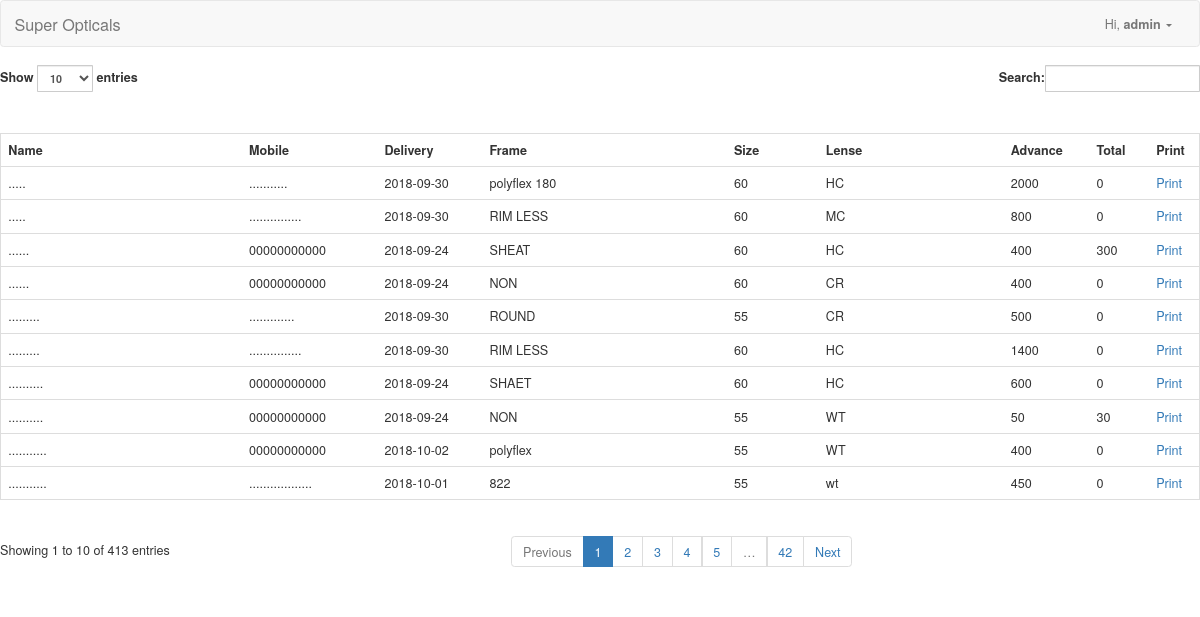
The app's page /public/invoice.php (signed in) with its own data.
### tables this page shows
CREATE TABLE `dep_sale` (
  `id` int(255) NOT NULL,
  `date` date NOT NULL,
  `c_name` varchar(255) NOT NULL,
  `c_mob` varchar(255) NOT NULL,
  `d_date` date NOT NULL,
  `frame` varchar(255) NOT NULL,
  `size` varchar(255) NOT NULL,
  `lense` varchar(255) NOT NULL,
  `descr` varchar(500) NOT NULL,
  `c_refer` varchar(255) NOT NULL,
  `paid` int(255) NOT NULL,
  `remains` int(255) NOT NULL,
  `branch` varchar(255) NOT NULL,
  `type` varchar(255) NOT NULL,
  `dr_sph` varchar(255) NOT NULL,
  `dr_cyl` varchar(255) NOT NULL,
  `dr_axis` varchar(255) NOT NULL,
  `dr_va` varchar(255) NOT NULL,
  `dl_sph` varchar(255) NOT NULL,
  `dl_cyl` varchar(255) NOT NULL,
  `dl_axis` varchar(255) NOT NULL,
  `dl_va` varchar(255) NOT NULL,
  `nr_sph` varchar(255) NOT NULL,
  `nr_cyl` varchar(255) NOT NULL,
  `nr_axis` varchar(255) NOT NULL,
  `nr_va` varchar(255) NOT NULL,
  `nl_sph` varchar(255) NOT NULL,
  `nl_cyl` varchar(255) NOT NULL,
  `nl_axis` varchar(255) NOT NULL,
  `nl_va` varchar(255) NOT NULL
);

### public/invoice.php (the view, shortened to what this page needs)
<?php
require_once '../app/config/config.php';
include('header.php');
?>
<table id="data-table" class="table">
  <thead>
  <tr>
    <th>Name</th>
    <th>Mobile</th>
    <th>Delivery</th>
    <th>Frame</th>
    <th>Size</th>
    <th>Lense</th>
    <th>Advance</th>
    <th>Total</th>
    <th>Print</th>
  </tr>
  </thead>
  <tbody>
  <?php
  $query = "SELECT * FROM `dep_sale` ORDER BY id DESC";
  $result = mysqli_query($link, $query);
   while ($row = mysqli_fetch_array($result)) { ?>
    <tr>
      <td><?php echo $row['c_name']; ?></td>
      <td><?php echo $row['c_mob']; ?></td>
      <td><?php echo $row['d_date']; ?></td>
      <td><?php echo $row['frame']; ?></td>
      <td><?php echo $row['size']; ?></td>
      <td><?php echo $row['lense']; ?></td>
      <td><?php echo $row['paid']; ?></td>
      <td><?php echo $row['remains']; ?></td>
      <td><a href="print_invoice.php?id=<?php echo $row['id']; ?>">Print</a></td>
    </tr>
  <?php } ?>
  </tbody>
</table>
<?php include('footer.php');?>

### public/header.php (shortened to what this page needs)
<!DOCTYPE html>
<html lang="en">
<head>
    <link rel="stylesheet" href="../dist/css/bootstrap.min.css">
    <link rel="stylesheet" href="../dist/css/jquery-ui.css">
    <link rel="stylesheet" href="../dist/css/style.css">
</head>
<body>
  <script type="text/javascript">
    $(document).ready(function() {
    setInterval(timestamp, 1000);
    });
    function timestamp() {
        $.ajax({
            url: 'clock.php',
            success: function(data) {
                $('#timestamp').html(data);
            },
        });
    }
  </script>
  <nav class="navbar navbar-default" role="navigation">
  <div class="container-fluid">
    <div class="navbar-header">
      <a class="navbar-brand" href="welcome.php">Super Opticals</a>
    </div>
    <div class="collapse navbar-collapse" id="bs-example-navbar-collapse-1">
      <ul class="nav navbar-nav navbar-right">
        <li class="dropdown">
          <a href="#" class="dropdown-toggle" data-toggle="dropdown">Hi, <b><?php echo htmlspecialchars($_SESSION['username']); ?></b> <span class="caret"></span></a>
        </li>
      </ul>
    </div>
  </div>
</nav>

### public/footer.php (shortened to what this page needs)
</body>
</html>

### records on screen
dep_sale: c_name "...........", c_mob "00000000000", d_date "2018-10-02", frame "polyflex", size "55", lense "WT", paid "400", remains "0"
dep_sale: c_name "...........", c_mob "..................", d_date "2018-10-01", frame "822", size "55", lense "wt", paid "450", remains "0"
dep_sale: c_name ".........", c_mob ".............", d_date "2018-09-30", frame "ROUND", size "55", lense "CR", paid "500", remains "0"
dep_sale: c_name ".........", c_mob "...............", d_date "2018-09-30", frame "RIM LESS", size "60", lense "HC", paid "1400", remains "0"
dep_sale: c_name ".....", c_mob "...........", d_date "2018-09-30", frame "polyflex 180", size "60", lense "HC", paid "2000", remains "0"
dep_sale: c_name ".....", c_mob "...............", d_date "2018-09-30", frame "RIM LESS", size "60", lense "MC", paid "800", remains "0"
dep_sale: c_name "..........", c_mob "00000000000", d_date "2018-09-24", frame "SHAET", size "60", lense "HC", paid "600", remains "0"
dep_sale: c_name "......", c_mob "00000000000", d_date "2018-09-24", frame "SHEAT", size "60", lense "HC", paid "400", remains "300"
dep_sale: c_name "..........", c_mob "00000000000", d_date "2018-09-24", frame "NON", size "55", lense "WT", paid "50", remains "30"
dep_sale: c_name "......", c_mob "00000000000", d_date "2018-09-24", frame "NON", size "60", lense "CR", paid "400", remains "0"

### other values on screen
$_SESSION['username'] "admin"
